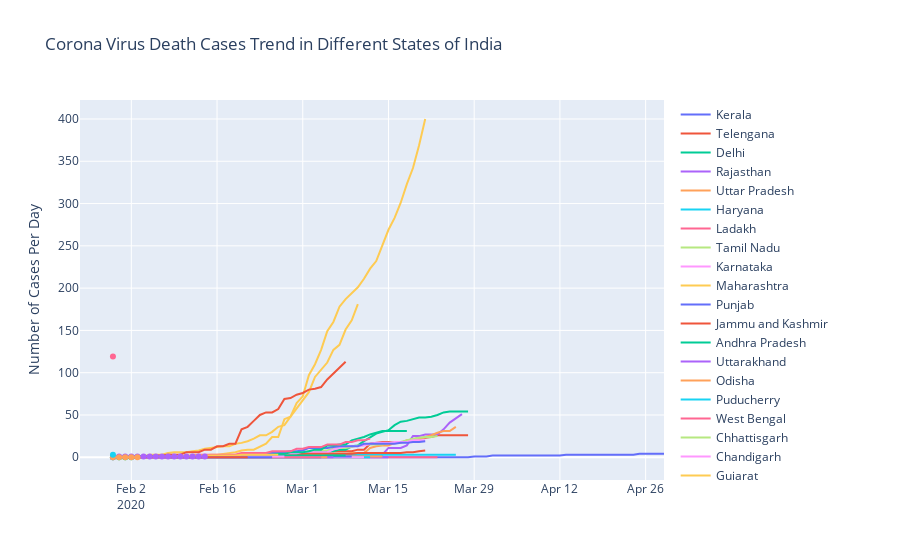

Source (notebook cell):
### Markdown cell above
> Maharashtre , Delhi, Tamilnadu are again on top in terms of recovery. There may be either correlation or some casuality between Number of Confirmed cases, cure and death. I will perform **Granger Causality Tests** , ACF and PACF Curve to see if this is True?

### Code cell
states = covid_indStates['State/UnionTerritory'].unique()
fig1 = go.Figure()
for i in states:
    fig1.add_trace(go.Scatter(x=covid_india.index,
                          y=covid_indStates[covid_indStates['State/UnionTerritory']==i]['Deaths'], name=i,
                         line=dict(width=2)))

fig1.update_layout(
    title='Corona Virus Death Cases Trend in Different States of India',
     yaxis=dict(
        title='Number of Cases Per Day')
    )

fig1.show()
